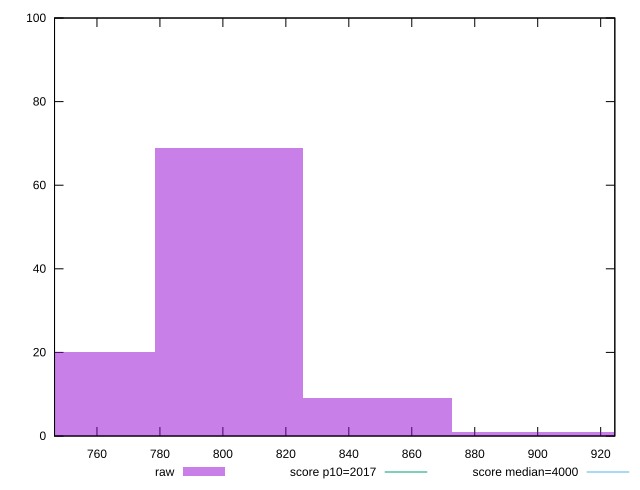

Generate this figure with gnuplot:
reset

$raw <<EOF
801.9174785713042 69
754.7458621847569 20
849.0890949578516 9
896.2607113443988 1
943.4323277309461 1
EOF

set key outside below
set boxwidth 47.171616386547306
set xrange [746.5239999999998:924.4960000000003]
set yrange [0:100]
set trange [0:100]
set style fill transparent solid 0.5 noborder

set parametric
set terminal svg size 640, 490 enhanced background rgb 'white'
set output "reprap/mainthread-work-breakdown/samples/pages+cached+noadtech/raw/histogram.svg"

plot $raw title "raw" with boxes, \
     2017,t title "score p10=2017", \
     4000,t title "score median=4000"

reset
